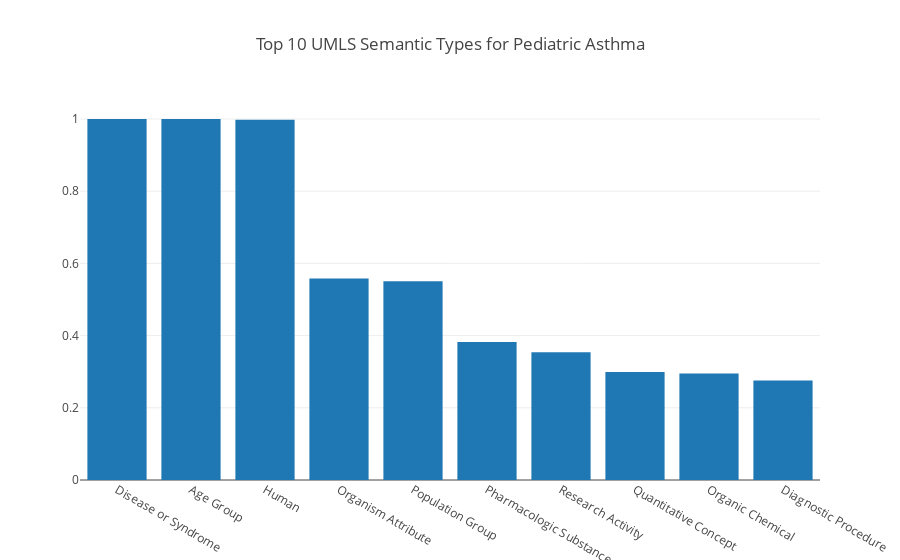

Source (notebook cell):
### Code cell
plot(bar(x=semantics_ped[1:10,:semantic_type], y=semantics_ped[1:10,:freq]),Layout(margin=1,title="Top 10 UMLS Semantic Types for Pediatric Asthma"))

### Figure 1 — Plotly figure (JSON) as saved in the notebook; plotly's stock layout.template omitted (floating-point values rounded to 4 significant figures)
{"data": [{"y": [1.0, 0.9998, 0.9979, 0.5584, 0.5508, 0.3821, 0.3539, 0.2988, 0.2951, 0.2759], "type": "bar", "x": ["Disease or Syndrome", "Age Group", "Human", "Organism Attribute", "Population Group", "Pharmacologic Substance", "Research Activity", "Quantitative Concept", "Organic Chemical", "Diagnostic Procedure"]}], "layout": {"title": "Top 10 UMLS Semantic Types for Pediatric Asthma", "margin": 1}}
